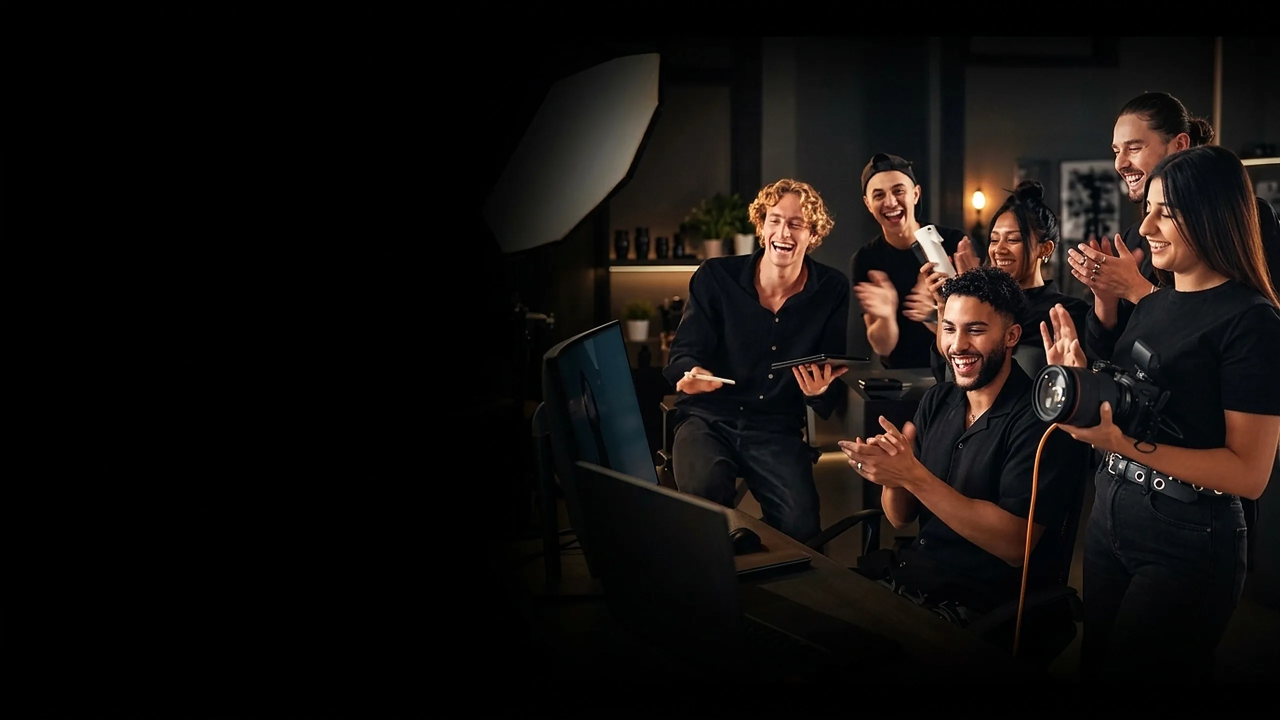
#> input picture assets/hero_banner.webp, 2560 x 1440 px (shown at 1/2 size)
$ python sharpen_hero.py
#> lines starting #> are read from the running program, lines starting #| are printed output that depends on the picture
#!/usr/bin/env python
"""
Aggressive sharpening pass for hero banner images.
Applies multi-stage sharpening to recover clarity lost from multiple resize cycles.
"""
import os
from PIL import Image, ImageEnhance, ImageFilter

root = os.path.dirname(os.path.dirname(os.path.abspath(__file__)))
assets = os.path.join(root, 'assets')

def sharpen_aggressively(src_path, out_path, quality=93):
#> called with src_path = 'assets/hero_banner.webp', out_path = 'assets/hero_banner.webp', quality = 93
    img = Image.open(src_path).convert('RGB')
#> img is the input picture: PIL image 2560x1440 RGB; mean R, G, B 19.3, 15.4, 13.4
    orig_size = img.size
#> orig_size = (2560, 1440)
    print(f"  Input:  {orig_size[0]}x{orig_size[1]} @ {os.path.getsize(src_path)//1024}KB")
#|   Input:  2560x1440 @ 84KB

    # === PASS 1: Strong UnsharpMask — recovers edges ===
    img = img.filter(ImageFilter.UnsharpMask(radius=2.5, percent=200, threshold=2))

    # === PASS 2: Detail enhancement ===
    img = img.filter(ImageFilter.DETAIL)

    # === PASS 3: Second UnsharpMask — fine-grain crispness ===
    img = img.filter(ImageFilter.UnsharpMask(radius=0.8, percent=100, threshold=1))

    # === PASS 4: Sharpness enhancer ===
    img = ImageEnhance.Sharpness(img).enhance(1.7)

    # === PASS 5: Slight contrast pop ===
    img = ImageEnhance.Contrast(img).enhance(1.10)
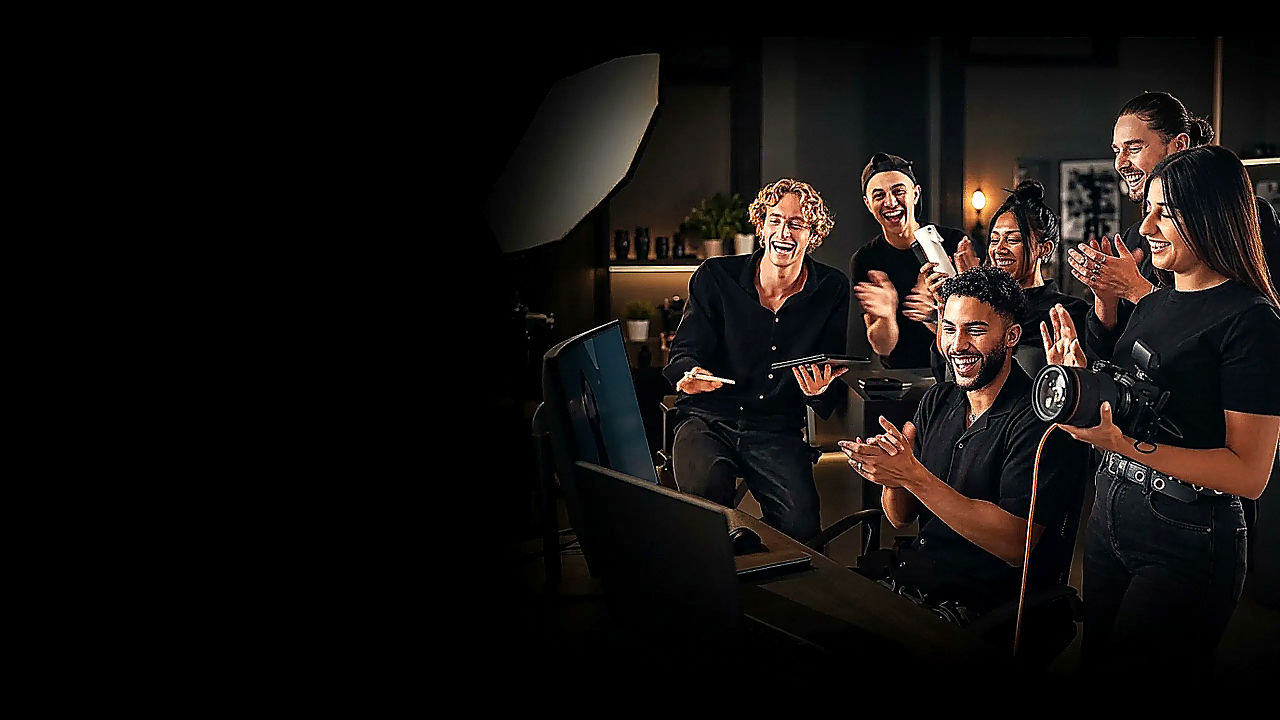
#> img: PIL image 2560x1440 RGB (shown at 1/2 size); mean R, G, B 20.2, 16.5, 14.6

    # === PASS 6: Slight color vibrance ===
    img = ImageEnhance.Color(img).enhance(1.05)

    img.save(out_path, 'WEBP', quality=quality, method=6)
    print(f"  Output: {img.size[0]}x{img.size[1]} @ {os.path.getsize(out_path)//1024}KB")
#|   Output: 2560x1440 @ 451KB

print("Sharpening desktop hero_banner.webp ...")
sharpen_aggressively(
    src_path=os.path.join(assets, 'hero_banner.webp'),
    out_path=os.path.join(assets, 'hero_banner.webp'),
    quality=93
)

print("\nSharpening mobile hero_banner_mobile.webp ...")
sharpen_aggressively(
    src_path=os.path.join(assets, 'hero_banner_mobile.webp'),
    out_path=os.path.join(assets, 'hero_banner_mobile.webp'),
    quality=92
)
#> call 2 of sharpen_aggressively, with src_path = 'assets/hero_banner_mobile.webp', out_path = 'assets/hero_banner_mobile.webp', quality = 92
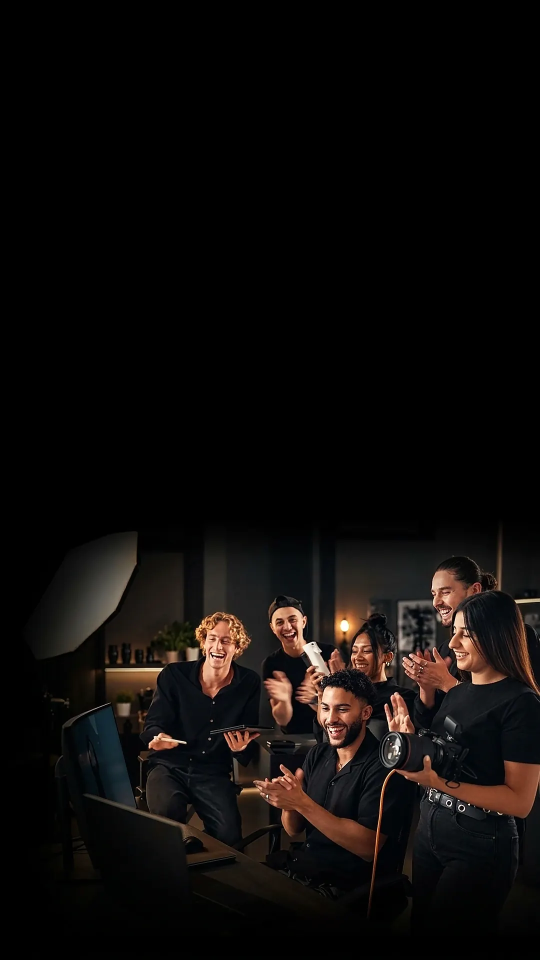
#> input picture assets/hero_banner_mobile.webp, 1080 x 1920 px (shown at 1/2 size)
#> in sharpen_aggressively, img is the input picture: PIL image 1080x1920 RGB; mean R, G, B 14.3, 11.3, 10
#|   Input:  1080x1920 @ 49KB
#> in sharpen_aggressively (call 2), `img = img.filter(ImageFilter.DETAIL)`:
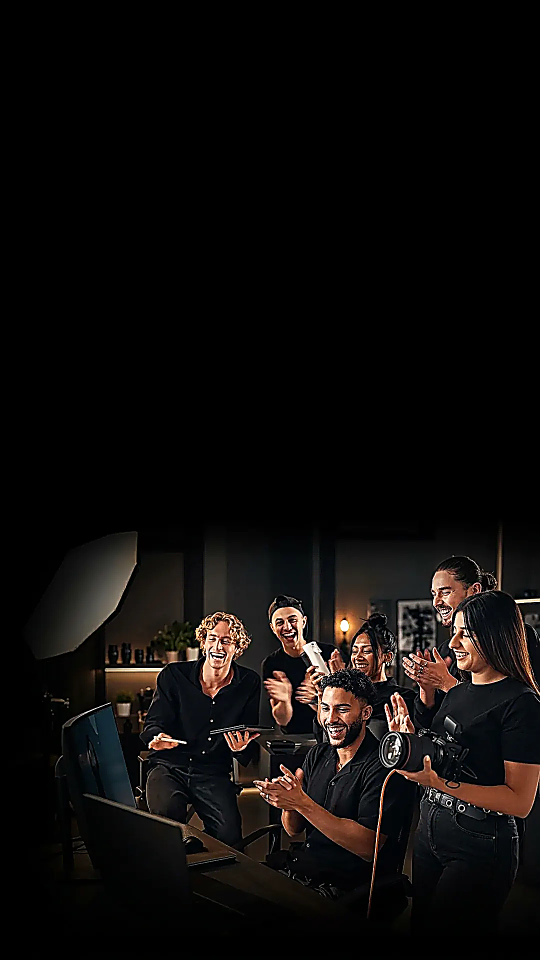
#> img: PIL image 1080x1920 RGB (shown at 1/2 size); mean R, G, B 14.6, 12, 10.8
#|   Output: 1080x1920 @ 215KB

print("\nDone! Hero images aggressively sharpened.")
